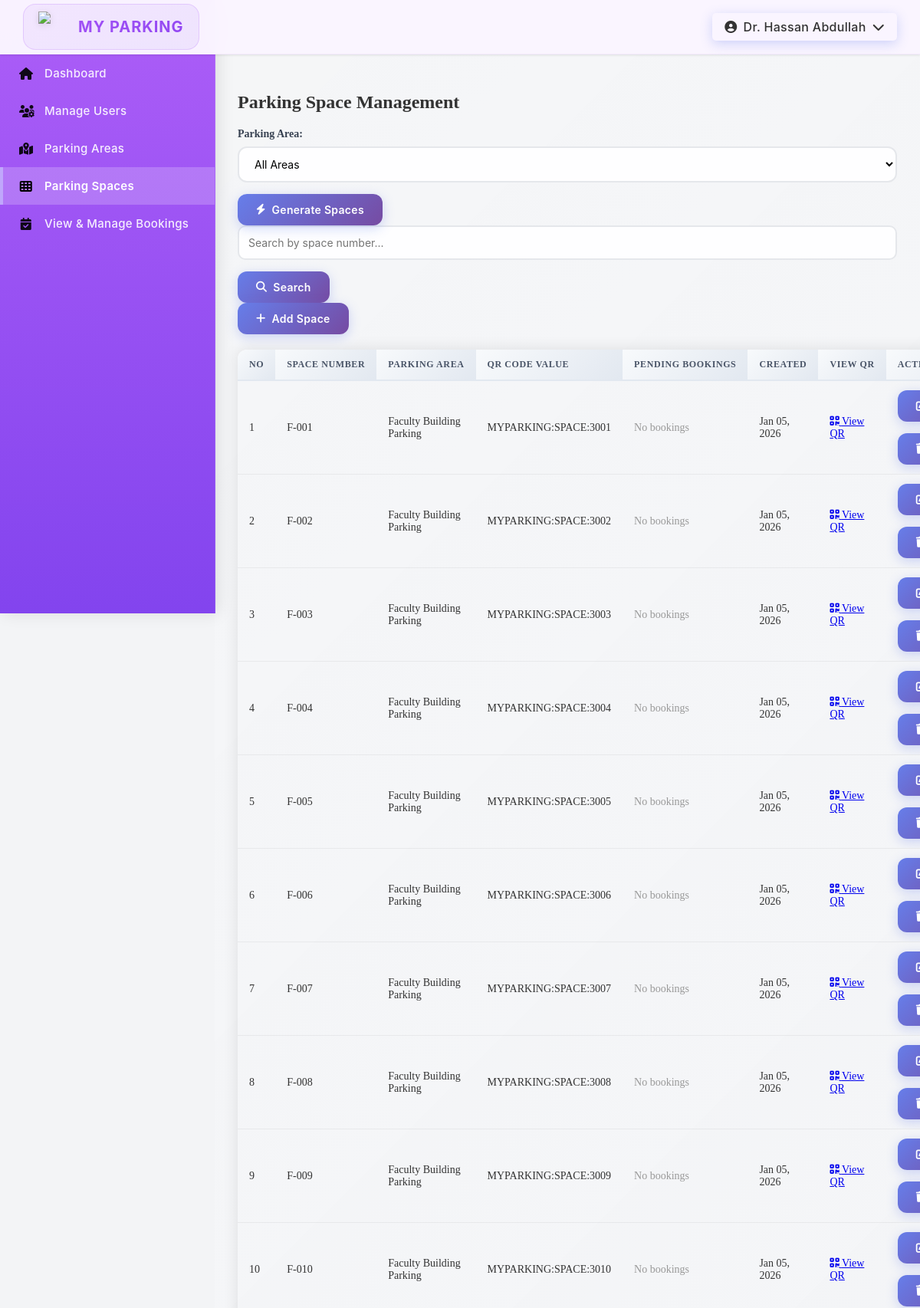
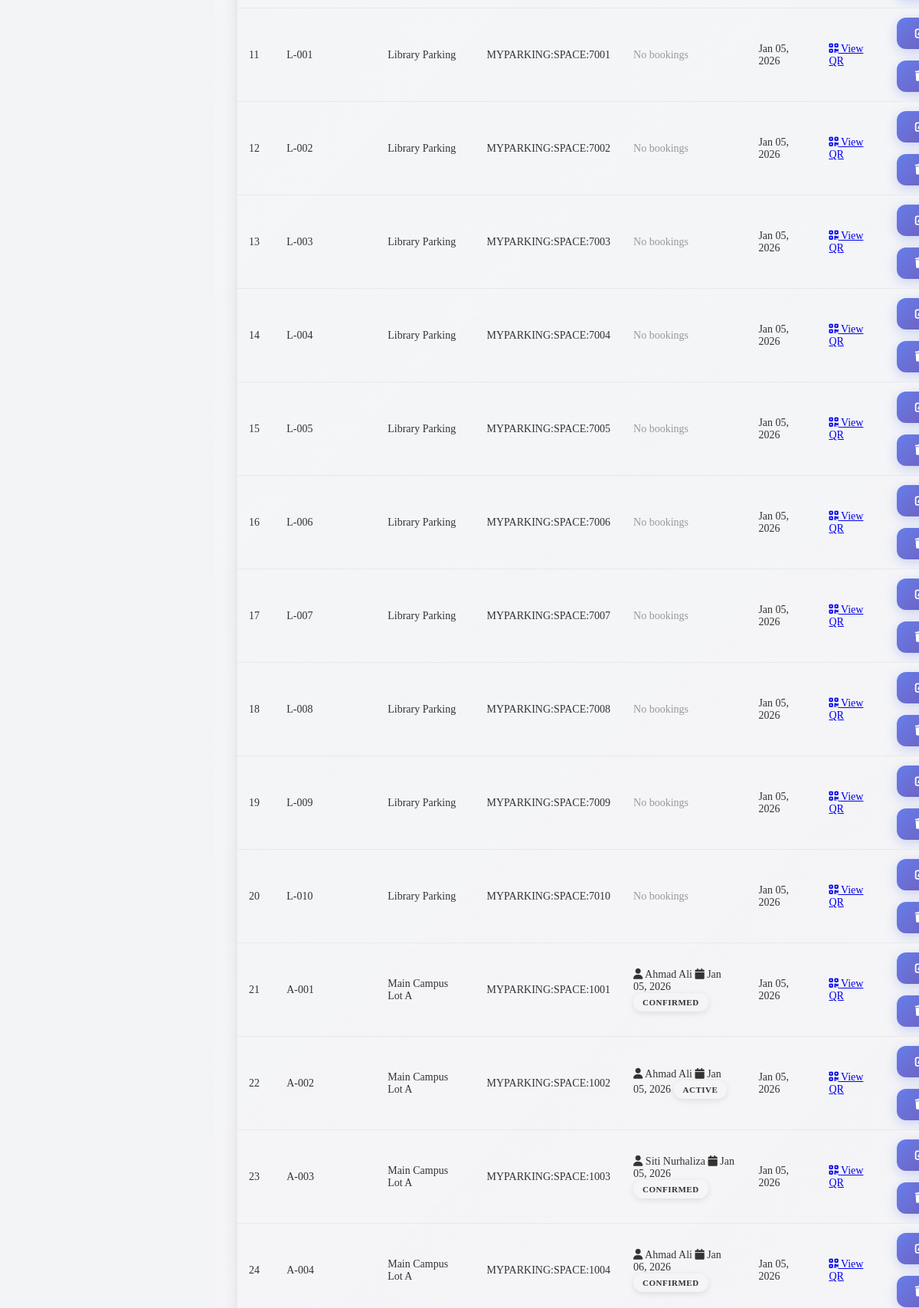
The page /module02/admin/manage_parking_spaces.php (signed in, upper part) on the database its author committed (2 pictures, top to bottom).
### tables this page shows
CREATE TABLE ParkingSpace (
    space_ID INT PRIMARY KEY AUTO_INCREMENT,
    parkingLot_ID INT NOT NULL,
    space_number VARCHAR(20) NOT NULL,
    qr_code_value VARCHAR(50) NOT NULL,
    created_at DATETIME NOT NULL DEFAULT CURRENT_TIMESTAMP,
    updated_at DATETIME NOT NULL DEFAULT CURRENT_TIMESTAMP ON UPDATE CURRENT_TIMESTAMP,
    FOREIGN KEY (parkingLot_ID) REFERENCES ParkingLot(parkingLot_ID) ON DELETE CASCADE ON UPDATE CASCADE,
    UNIQUE KEY unique_space (parkingLot_ID, space_number)
);

CREATE TABLE ParkingLot (
    parkingLot_ID INT PRIMARY KEY AUTO_INCREMENT,
    parkingLot_name VARCHAR(50) NOT NULL,
    parkingLot_type VARCHAR(30) NOT NULL,
    is_booking_lot BOOLEAN NOT NULL DEFAULT FALSE,
    capacity INT NOT NULL,
    UNIQUE KEY unique_parking_lot_name (parkingLot_name)
);

CREATE TABLE Booking (
    booking_ID INT PRIMARY KEY AUTO_INCREMENT,
    space_ID INT NOT NULL,
    vehicle_ID INT NOT NULL,
    booking_date DATE NOT NULL,
    start_time TIME NOT NULL,
    end_time TIME NOT NULL,
    actual_start_time DATETIME NULL,
    actual_end_time DATETIME NULL,
    session_started_at DATETIME NULL,
    session_ended_at DATETIME NULL,
    booking_status VARCHAR(20) NOT NULL,
    qr_code_value VARCHAR(50) NOT NULL,
    created_at DATETIME NOT NULL DEFAULT CURRENT_TIMESTAMP,
    FOREIGN KEY (space_ID) REFERENCES ParkingSpace(space_ID) ON DELETE CASCADE ON UPDATE CASCADE,
    FOREIGN KEY (vehicle_ID) REFERENCES Vehicle(vehicle_ID) ON DELETE CASCADE ON UPDATE CASCADE
);

CREATE TABLE User (
    user_ID VARCHAR(10) PRIMARY KEY,
    username VARCHAR(20) NOT NULL,
    email VARCHAR(50) NOT NULL,
    phone_number VARCHAR(20) NULL,
    password VARCHAR(255) NOT NULL,
    user_type VARCHAR(20) NOT NULL,
    created_at DATETIME NOT NULL DEFAULT CURRENT_TIMESTAMP,
    updated_at DATETIME NOT NULL DEFAULT CURRENT_TIMESTAMP ON UPDATE CURRENT_TIMESTAMP
);

### module02/admin/manage_parking_spaces.php (the view, shortened to what this page needs)
<?php
$db = getDB();
$search = $_GET['search'] ?? '';
$whereClause = 'WHERE 1=1';
$params = [];
$sql = "SELECT ps.*, pl.parkingLot_name
        FROM ParkingSpace ps
        JOIN ParkingLot pl ON ps.parkingLot_ID=pl.parkingLot_ID
        $whereClause
        ORDER BY pl.parkingLot_name, ps.space_number";
$stmt = $db->prepare($sql);
$stmt->execute($params);
$spaces = $stmt->fetchAll();
$pendingBookings = [];
if (!empty($spaces)) {
    $spaceIds = array_column($spaces, 'space_ID');
    $placeholders = implode(',', array_fill(0, count($spaceIds), '?'));
    $sql = "SELECT b.*, ps.space_number, pl.parkingLot_name,
            u.username as student_name, v.vehicle_model as vehicle_model
            FROM Booking b
            JOIN ParkingSpace ps ON b.space_ID = ps.space_ID
            JOIN ParkingLot pl ON ps.parkingLot_ID = pl.parkingLot_ID
            JOIN Vehicle v ON b.vehicle_ID = v.vehicle_ID
            JOIN User u ON v.user_ID = u.user_ID
            WHERE b.space_ID IN ($placeholders)
            AND b.booking_status IN ('pending', 'confirmed', 'active')
            AND b.booking_date >= CURDATE()
            ORDER BY b.booking_date ASC";
    $stmt = $db->prepare($sql);
    $stmt->execute($spaceIds);
    $pendingBookingsFiltered = $stmt->fetchAll();
    foreach ($pendingBookingsFiltered as $booking) {
        $pendingBookings[$booking['space_ID']][] = $booking;
    }
}
require_once __DIR__ . '/../../layout.php';
?>
<link rel="stylesheet" href="<?php echo APP_BASE_PATH; ?>/module02/admin/manage_parking_spaces.css?v=<?php echo time(); ?>">
<div class="spaces-container">
    <h2>Parking Space Management</h2>
    <div class="controls-bar">
        <div class="controls-left">
            <form method="GET" class="filter-form">
                <label>Parking Area:</label>
                <select name="area_id" onchange="this.form.submit()">
                    <option value="">All Areas</option>
                </select>
            </form>
            <button onclick="openBatchModal()" class="btn-generate"><i class="fas fa-bolt"></i> Generate Spaces</button>
        </div>
        <div class="controls-right">
            <form method="GET" class="search-form">
                <input type="text" name="search" placeholder="Search by space number..."
                       value="<?php echo htmlspecialchars($search); ?>">
                <button type="submit" class="btn-search"><i class="fas fa-search"></i> Search</button>
            </form>
            <button onclick="openCreateModal()" class="btn-add"><i class="fas fa-plus"></i> Add Space</button>
        </div>
    </div>
    <div class="table-wrapper">
        <table class="spaces-table">
            <thead>
                <tr>
                    <th>No</th>
                    <th>Space Number</th>
                    <th>Parking Area</th>
                    <th>QR Code Value</th>
                    <th>Pending Bookings</th>
                    <th>Created</th>
                    <th>View QR</th>
                    <th>Actions</th>
                </tr>
            </thead>
            <tbody>
                <?php if (empty($spaces)): ?>
                <tr><td colspan="8" style="text-align: center; padding: 40px;">No parking spaces found</td></tr>
                <?php else: ?>
                <?php foreach ($spaces as $index => $space): ?>
                <tr>
                    <td><?php echo $index + 1; ?></td>
                    <td class="space-number"><?php echo htmlspecialchars($space['space_number']); ?></td>
                    <td><?php echo htmlspecialchars($space['parkingLot_name']); ?></td>
                    <td class="qr-code"><?php echo htmlspecialchars($space['qr_code_value']); ?></td>
                    <td>
                        <?php if (isset($pendingBookings[$space['space_ID']])): ?>
                            <div class="pending-bookings-cell">
                                <?php foreach ($pendingBookings[$space['space_ID']] as $booking): ?>
                                <div class="pending-booking-item">
                                    <span class="booking-student"><i class="fas fa-user"></i> <?php echo htmlspecialchars($booking['student_name']); ?></span>
                                    <span class="booking-date"><i class="fas fa-calendar"></i> <?php echo date('M d, Y', strtotime($booking['booking_date'])); ?></span>
                                    <span class="badge badge-<?php echo $booking['booking_status']; ?>"><?php echo strtoupper($booking['booking_status']); ?></span>
                                </div>
                                <?php endforeach; ?>
                            </div>
                        <?php else: ?>
                            <span style="color: #999;">No bookings</span>
                        <?php endif; ?>
                    </td>
                    <td><?php echo date('M d, Y', strtotime($space['created_at'])); ?></td>
                    <td>
                        <a href="<?php echo APP_BASE_PATH; ?>/module02/space_qr.php?space_id=<?php echo $space['space_ID']; ?>"
                           target="_blank" class="btn-qr"><i class="fas fa-qrcode"></i> View QR</a>
                    </td>
                    <td class="actions">
                        <button onclick='openEditModal(<?php echo json_encode($space); ?>)'
                                class="btn-edit"><i class="fas fa-edit"></i> Edit</button>
                        <form method="POST" style="display: inline;"
                              onsubmit="return confirm('Delete this parking space?')">
                            <button type="submit" class="btn-delete"><i class="fas fa-trash"></i> Delete</button>
                        </form>
                    </td>
                </tr>
                <?php endforeach; ?>
                <?php endif; ?>
            </tbody>
        </table>
    </div>
</div>

### layout.php (style rules this page uses)
body { color: #333; margin: 0; padding: 0; display: flex; min-height: 100vh; background-color: #f3f4f6; }
.actions { display: flex; gap: 15px; flex-wrap: wrap; }
button, .btn { background: linear-gradient(135deg, #667eea 0%, #764ba2 100%); color: #fff; border: none; padding: 12px 24px; border-radius: 12px; cursor: pointer; font-weight: 600; font-family: 'Inter', 'Segoe UI', -apple-system, BlinkMacSystemFont, sans-serif; font-size: clamp(12px, 1.2vw, 14px); letter-spacing: 0.3px; text-decoration: none; display: inline-flex; align-items: center; gap: 8px; transition: all 0.3s cubic-bezier(0.4, 0, 0.2, 1); box-shadow: 0 4px 15px rgba(102, 126, 234, 0.3); position: relative; overflow: hidden; white-space: nowrap; }
button::before, .btn::before { content: ''; position: absolute; top: 0; left: -100%; width: 100%; height: 100%; background: linear-gradient(90deg, transparent, rgba(255, 255, 255, 0.2), transparent); transition: left 0.5s; }
input[type="text"], input[type="email"], input[type="tel"], input[type="password"], select, textarea { width: 100%; padding: 12px; border: 2px solid #e5e7eb; border-radius: 10px; font-size: 14px; font-family: 'Inter', 'Segoe UI', sans-serif; transition: all 0.3s ease; box-sizing: border-box; margin-bottom: 15px; }
label { display: block; margin-bottom: 8px; font-weight: 600; color: #374151; font-size: 14px; }
table { width: 100%; border-collapse: collapse; margin-top: 20px; border-radius: 12px; overflow: hidden; box-shadow: 0 0 20px rgba(0, 0, 0, 0.1); display: table; }
th, td { text-align: left; padding: 15px 20px; border-bottom: 1px solid rgba(0, 0, 0, 0.05); font-size: clamp(11px, 1.2vw, 14px); transition: background 0.3s ease; word-wrap: break-word; max-width: 200px; overflow: hidden; text-overflow: ellipsis; }
th { background: linear-gradient(135deg, #f8fafc 0%, #e2e8f0 100%); text-transform: uppercase; letter-spacing: 0.05em; font-size: clamp(10px, 1vw, 12px); font-weight: 700; color: #4a5568; border-bottom: 2px solid #e2e8f0; white-space: nowrap; }
@media (max-width: 1400px) { th, td { padding: 12px 15px; } }
.badge { display: inline-block; padding: 6px 12px; border-radius: 20px; font-size: 11px; font-weight: 700; text-transform: uppercase; letter-spacing: 0.5px; box-shadow: 0 2px 8px rgba(0, 0, 0, 0.1); }
label { font-weight: 600; font-size: 14px; display: block; margin-bottom: 8px; color: #374151; }
input, select, textarea { width: 100%; padding: 12px 16px; border-radius: 12px; border: 2px solid #e5e7eb; margin-bottom: 15px; font-size: 14px; transition: all 0.3s ease; background: rgba(255, 255, 255, 0.9); }
.admin-theme { position: relative; }

### rows shown on the page
parkingspace: space_number "F-001", parkingLot_ID.parkingLot_name "Faculty Building Parking", qr_code_value "MYPARKING:SPACE:3001", shows "No bookings", created_at "Jan 05, 2026"
parkingspace: space_number "F-002", parkingLot_ID.parkingLot_name "Faculty Building Parking", qr_code_value "MYPARKING:SPACE:3002", shows "No bookings", created_at "Jan 05, 2026"
parkingspace: space_number "F-003", parkingLot_ID.parkingLot_name "Faculty Building Parking", qr_code_value "MYPARKING:SPACE:3003", shows "No bookings", created_at "Jan 05, 2026"
parkingspace: space_number "F-004", parkingLot_ID.parkingLot_name "Faculty Building Parking", qr_code_value "MYPARKING:SPACE:3004", shows "No bookings", created_at "Jan 05, 2026"
parkingspace: space_number "F-005", parkingLot_ID.parkingLot_name "Faculty Building Parking", qr_code_value "MYPARKING:SPACE:3005", shows "No bookings", created_at "Jan 05, 2026"
parkingspace: space_number "F-006", parkingLot_ID.parkingLot_name "Faculty Building Parking", qr_code_value "MYPARKING:SPACE:3006", shows "No bookings", created_at "Jan 05, 2026"
parkingspace: space_number "F-007", parkingLot_ID.parkingLot_name "Faculty Building Parking", qr_code_value "MYPARKING:SPACE:3007", shows "No bookings", created_at "Jan 05, 2026"
parkingspace: space_number "F-008", parkingLot_ID.parkingLot_name "Faculty Building Parking", qr_code_value "MYPARKING:SPACE:3008", shows "No bookings", created_at "Jan 05, 2026"
parkingspace: space_number "F-009", parkingLot_ID.parkingLot_name "Faculty Building Parking", qr_code_value "MYPARKING:SPACE:3009", shows "No bookings", created_at "Jan 05, 2026"
parkingspace: space_number "F-010", parkingLot_ID.parkingLot_name "Faculty Building Parking", qr_code_value "MYPARKING:SPACE:3010", shows "No bookings", created_at "Jan 05, 2026"
parkingspace: space_number "L-001", parkingLot_ID.parkingLot_name "Library Parking", qr_code_value "MYPARKING:SPACE:7001", shows "No bookings", created_at "Jan 05, 2026"
parkingspace: space_number "L-002", parkingLot_ID.parkingLot_name "Library Parking", qr_code_value "MYPARKING:SPACE:7002", shows "No bookings", created_at "Jan 05, 2026"
parkingspace: space_number "L-003", parkingLot_ID.parkingLot_name "Library Parking", qr_code_value "MYPARKING:SPACE:7003", shows "No bookings", created_at "Jan 05, 2026"
parkingspace: space_number "L-004", parkingLot_ID.parkingLot_name "Library Parking", qr_code_value "MYPARKING:SPACE:7004", shows "No bookings", created_at "Jan 05, 2026"
parkingspace: space_number "L-005", parkingLot_ID.parkingLot_name "Library Parking", qr_code_value "MYPARKING:SPACE:7005", shows "No bookings", created_at "Jan 05, 2026"
parkingspace: space_number "L-006", parkingLot_ID.parkingLot_name "Library Parking", qr_code_value "MYPARKING:SPACE:7006", shows "No bookings", created_at "Jan 05, 2026"
parkingspace: space_number "L-007", parkingLot_ID.parkingLot_name "Library Parking", qr_code_value "MYPARKING:SPACE:7007", shows "No bookings", created_at "Jan 05, 2026"
parkingspace: space_number "L-008", parkingLot_ID.parkingLot_name "Library Parking", qr_code_value "MYPARKING:SPACE:7008", shows "No bookings", created_at "Jan 05, 2026"
parkingspace: space_number "L-009", parkingLot_ID.parkingLot_name "Library Parking", qr_code_value "MYPARKING:SPACE:7009", shows "No bookings", created_at "Jan 05, 2026"
parkingspace: space_number "L-010", parkingLot_ID.parkingLot_name "Library Parking", qr_code_value "MYPARKING:SPACE:7010", shows "No bookings", created_at "Jan 05, 2026"
parkingspace: space_number "A-001", parkingLot_ID.parkingLot_name "Main Campus Lot A", qr_code_value "MYPARKING:SPACE:1001", created_at "Jan 05, 2026"
booking: user.username "Ahmad Ali", booking_date "Jan 05, 2026", booking_status "CONFIRMED"
parkingspace: space_number "A-002", parkingLot_ID.parkingLot_name "Main Campus Lot A", qr_code_value "MYPARKING:SPACE:1002", created_at "Jan 05, 2026"
booking: user.username "Ahmad Ali", booking_date "Jan 05, 2026", booking_status "ACTIVE"
parkingspace: space_number "A-003", parkingLot_ID.parkingLot_name "Main Campus Lot A", qr_code_value "MYPARKING:SPACE:1003", created_at "Jan 05, 2026"
booking: user.username "Siti Nurhaliza", booking_date "Jan 05, 2026", booking_status "CONFIRMED"
parkingspace: space_number "A-004", parkingLot_ID.parkingLot_name "Main Campus Lot A", qr_code_value "MYPARKING:SPACE:1004", created_at "Jan 05, 2026"
booking: user.username "Ahmad Ali", booking_date "Jan 06, 2026", booking_status "CONFIRMED"

### other values the page prints
$user['username'] "Dr. Hassan Abdullah"
